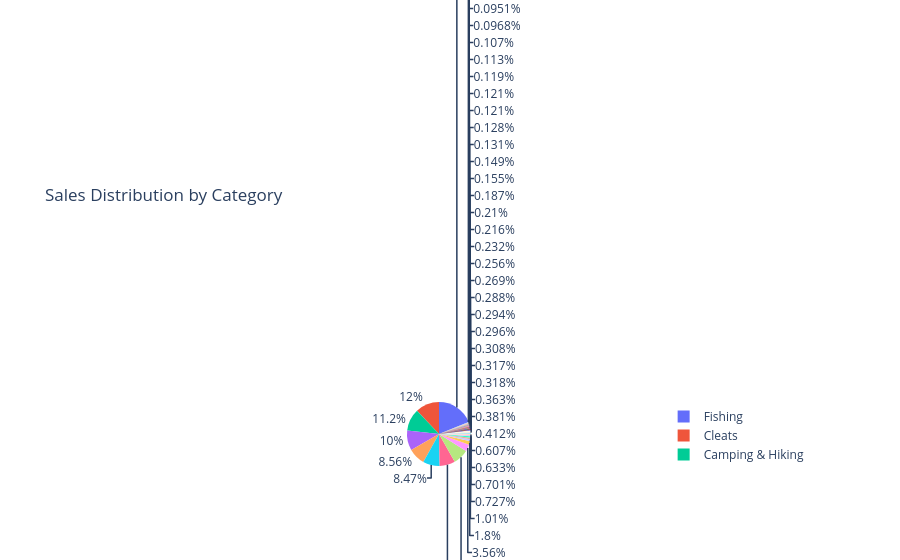

The notebook cell saved with this chart:
### Code cell
fig = px.pie(
    category_sales,
    names="Category Name",
    values="Sales",
    title="Sales Distribution by Category"
)

fig.show()

### Figure 1 — Plotly figure (JSON) as saved in the notebook; plotly's stock layout.template omitted (floating-point values rounded to 4 significant figures)
{"data": [{"domain": {"x": [0, 1], "y": [0, 1]}, "hovertemplate": "Category Name=%{label}<br>Sales=%{value}<extra></extra>", "labels": ["Fishing", "Cleats", "Camping & Hiking", "Cardio Equipment", "Women's Apparel", "Water Sports", "Men's Footwear", "Indoor/Outdoor Games", "Shop By Sport", "Computers", "Electronics", "Cameras ", "Garden", "Children's Clothing", "Crafts", "Girls' Apparel", "Women's Clothing", "Accessories", "Sporting Goods", "Golf Gloves", "Music", "Consumer Electronics", "Golf Shoes", "Health and Beauty", "Kids' Golf Clubs", "Baseball & Softball", "Boxing & MMA", "DVDs", "Golf Balls", "Trade-In", "Hunting & Shooting", "Strength Training", "Hockey", "Men's Golf Clubs", "Tennis & Racquet", "Women's Golf Clubs", "Men's Clothing", "Pet Supplies", "Lacrosse", "Fitness Accessories", "Golf Apparel", "Video Games", "Basketball", "Soccer", "As Seen on  TV!", "Books ", "Baby ", "Golf Bags & Carts", "Toys", "CDs "], "legendgroup": "", "name": "", "showlegend": true, "type": "pie", "values": [6930000.0, 4432000.0, 4118000.0, 3695000.0, 3148000.0, 3114000.0, 2892000.0, 2889000.0, 1310000.0, 663000.0, 371000.0, 267600.0, 257800.0, 232800.0, 223400.0, 151700.0, 140300.0, 133700.0, 117000.0, 116700.0, 113100.0, 109000.0, 108000.0, 106100.0, 98800.0, 94060.0, 85210.0, 79400.0, 77100.0, 68720.0, 56850.0, 54900.0, 48360.0, 47040.0, 44590.0, 44550.0, 43860.0, 41520.0, 39460.0, 35600.0, 34970.0, 33310.0, 27100.0, 26480.0, 20600.0, 12590.0, 12230.0, 10370.0, 6105.0, 3060.0]}], "layout": {"legend": {"tracegroupgap": 0}, "title": {"text": "Sales Distribution by Category"}}}
